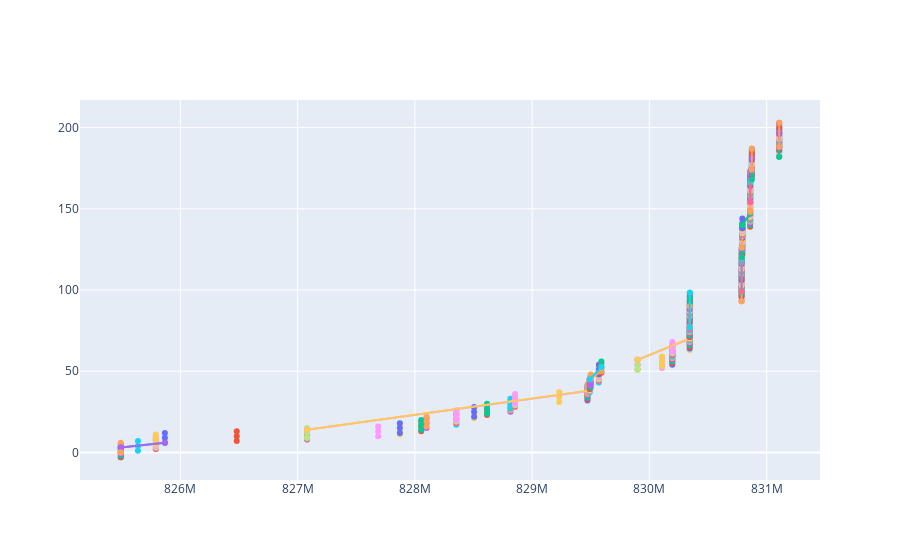

This figure's notebook cell:
### Code cell
print(len(PLR(data, 3, show=True)))

### Figure 1 — Plotly figure (JSON) as saved in the notebook; plotly's stock layout.template omitted (floating-point values rounded to 4 significant figures)
{"data": [{"name": "", "showlegend": false, "type": "scatter", "x": [825491677, 825491677, 825491677], "y": [3, 0, -3]}, {"name": "", "showlegend": false, "type": "scatter", "x": [825491677, 825491677, 825491677], "y": [3, 0, -3]}, {"name": "", "showlegend": false, "type": "scatter", "x": [825491678, 825491678, 825491678], "y": [4, 1, -2]}, {"name": "", "showlegend": false, "type": "scatter", "x": [825491679, 825491679, 825491679], "y": [5, 2, -1]}, {"name": "", "showlegend": false, "type": "scatter", "x": [825491680, 825491680, 825491680], "y": [6, 3, 0]}, {"name": "", "showlegend": false, "type": "scatter", "x": [825638400, 825638400, 825638400], "y": [7, 4, 1]}, {"name": "", "showlegend": false, "type": "scatter", "x": [825789867, 825789867, 825789867], "y": [8, 5, 2]}, {"name": "", "showlegend": false, "type": "scatter", "x": [825789868, 825789868, 825789868], "y": [9, 6, 3]}, {"name": "", "showlegend": false, "type": "scatter", "x": [825790158, 825790158, 825790158], "y": [10, 7, 4]}, {"name": "", "showlegend": false, "type": "scatter", "x": [825790159, 825790159, 825790159], "y": [11, 8, 5]}, {"name": "", "showlegend": false, "type": "scatter", "x": [825868150, 825868150, 825868150], "y": [12, 9, 6]}, {"name": "", "showlegend": false, "type": "scatter", "x": [826480743, 826480743, 826480743], "y": [13, 10, 7]}, {"name": "p", "showlegend": false, "type": "scatter", "x": [825868150, 825491677], "y": [6, 3]}, {"name": "p", "showlegend": false, "type": "scatter", "x": [825491677, 825868150], "y": [3, 6]}, {"name": "spline", "showlegend": false, "type": "scatter", "x": [825491677, 825491677], "y": [0, 0]}, {"name": "", "showlegend": false, "type": "scatter", "x": [827080649, 827080649, 827080649], "y": [14, 11, 8]}, {"name": "", "showlegend": false, "type": "scatter", "x": [827080649, 827080649, 827080649], "y": [14, 11, 8]}, {"name": "", "showlegend": false, "type": "scatter", "x": [827080793, 827080793, 827080793], "y": [15, 12, 9]}, {"name": "", "showlegend": false, "type": "scatter", "x": [827686793, 827686793, 827686793], "y": [16, 13, 10]}, {"name": "", "showlegend": false, "type": "scatter", "x": [827871847, 827871847, 827871847], "y": [17, 14, 11]}, {"name": "", "showlegend": false, "type": "scatter", "x": [827871848, 827871848, 827871848], "y": [18, 15, 12]}, {"name": "", "showlegend": false, "type": "scatter", "x": [828053910, 828053910, 828053910], "y": [19, 16, 13]}, {"name": "", "showlegend": false, "type": "scatter", "x": [828053911, 828053911, 828053911], "y": [20, 17, 14]}, {"name": "", "showlegend": false, "type": "scatter", "x": [828099331, 828099331, 828099331], "y": [21, 18, 15]}, {"name": "", "showlegend": false, "type": "scatter", "x": [828099332, 828099332, 828099332], "y": [22, 19, 16]}, {"name": "", "showlegend": false, "type": "scatter", "x": [828353385, 828353385, 828353385], "y": [23, 20, 17]}, {"name": "", "showlegend": false, "type": "scatter", "x": [828353507, 828353507, 828353507], "y": [24, 21, 18]}, {"name": "", "showlegend": false, "type": "scatter", "x": [828353508, 828353508, 828353508], "y": [25, 22, 19]}, {"name": "", "showlegend": false, "type": "scatter", "x": [828354911, 828354911, 828354911], "y": [26, 23, 20]}, {"name": "", "showlegend": false, "type": "scatter", "x": [828505086, 828505086, 828505086], "y": [27, 24, 21]}, {"name": "", "showlegend": false, "type": "scatter", "x": [828505316, 828505316, 828505316], "y": [28, 25, 22]}, {"name": "", "showlegend": false, "type": "scatter", "x": [828615281, 828615281, 828615281], "y": [29, 26, 23]}, {"name": "", "showlegend": false, "type": "scatter", "x": [828615653, 828615653, 828615653], "y": [30, 27, 24]}, {"name": "", "showlegend": false, "type": "scatter", "x": [828814755, 828814755, 828814755], "y": [31, 28, 25]}, {"name": "", "showlegend": false, "type": "scatter", "x": [828814756, 828814756, 828814756], "y": [32, 29, 26]}, {"name": "", "showlegend": false, "type": "scatter", "x": [828814904, 828814904, 828814904], "y": [33, 30, 27]}, {"name": "", "showlegend": false, "type": "scatter", "x": [828854214, 828854214, 828854214], "y": [34, 31, 28]}, {"name": "", "showlegend": false, "type": "scatter", "x": [828854636, 828854636, 828854636], "y": [35, 32, 29]}, {"name": "", "showlegend": false, "type": "scatter", "x": [828854637, 828854637, 828854637], "y": [36, 33, 30]}, {"name": "", "showlegend": false, "type": "scatter", "x": [829231305, 829231305, 829231305], "y": [37, 34, 31]}, {"name": "", "showlegend": false, "type": "scatter", "x": [829471719, 829471719, 829471719], "y": [38, 35, 32]}, {"name": "", "showlegend": false, "type": "scatter", "x": [829471720, 829471720, 829471720], "y": [39, 36, 33]}, {"name": "", "showlegend": false, "type": "scatter", "x": [829471721, 829471721, 829471721], "y": [40, 37, 34]}, {"name": "", "showlegend": false, "type": "scatter", "x": [829471722, 829471722, 829471722], "y": [41, 38, 35]}, {"name": "", "showlegend": false, "type": "scatter", "x": [829471925, 829471925, 829471925], "y": [42, 39, 36]}, {"name": "", "showlegend": false, "type": "scatter", "x": [829491023, 829491023, 829491023], "y": [43, 40, 37]}, {"name": "", "showlegend": false, "type": "scatter", "x": [829491024, 829491024, 829491024], "y": [44, 41, 38]}, {"name": "p", "showlegend": false, "type": "scatter", "x": [827080793, 827080649], "y": [9, 14]}, {"name": "p", "showlegend": false, "type": "scatter", "x": [827080649, 829491024], "y": [14, 38]}, {"name": "spline", "showlegend": false, "type": "scatter", "x": [827080649, 829491024], "y": [14, 38.19]}, {"name": "", "showlegend": false, "type": "scatter", "x": [829491025, 829491025, 829491025], "y": [45, 42, 39]}, {"name": "", "showlegend": false, "type": "scatter", "x": [829491025, 829491025, 829491025], "y": [45, 42, 39]}, {"name": "", "showlegend": false, "type": "scatter", "x": [829499221, 829499221, 829499221], "y": [46, 43, 40]}, {"name": "", "showlegend": false, "type": "scatter", "x": [829499222, 829499222, 829499222], "y": [47, 44, 41]}, {"name": "", "showlegend": false, "type": "scatter", "x": [829499223, 829499223, 829499223], "y": [48, 45, 42]}, {"name": "", "showlegend": false, "type": "scatter", "x": [829568379, 829568379, 829568379], "y": [49, 46, 43]}, {"name": "", "showlegend": false, "type": "scatter", "x": [829568380, 829568380, 829568380], "y": [50, 47, 44]}, {"name": "", "showlegend": false, "type": "scatter", "x": [829569166, 829569166, 829569166], "y": [51, 48, 45]}, {"name": "", "showlegend": false, "type": "scatter", "x": [829569167, 829569167, 829569167], "y": [52, 49, 46]}, {"name": "", "showlegend": false, "type": "scatter", "x": [829569168, 829569168, 829569168], "y": [53, 50, 47]}, {"name": "", "showlegend": false, "type": "scatter", "x": [829569169, 829569169, 829569169], "y": [54, 51, 48]}, {"name": "", "showlegend": false, "type": "scatter", "x": [829590394, 829590394, 829590394], "y": [55, 52, 49]}, {"name": "", "showlegend": false, "type": "scatter", "x": [829590395, 829590395, 829590395], "y": [56, 53, 50]}, {"name": "p", "showlegend": false, "type": "scatter", "x": [829499223, 829491025], "y": [42, 45]}, {"name": "p", "showlegend": false, "type": "scatter", "x": [829491025, 829590395], "y": [45, 50]}, {"name": "spline", "showlegend": false, "type": "scatter", "x": [829491025, 829590395], "y": [45, 52.53]}, {"name": "", "showlegend": false, "type": "scatter", "x": [829898836, 829898836, 829898836], "y": [57, 54, 51]}, {"name": "", "showlegend": false, "type": "scatter", "x": [829898836, 829898836, 829898836], "y": [57, 54, 51]}, {"name": "", "showlegend": false, "type": "scatter", "x": [830106888, 830106888, 830106888], "y": [58, 55, 52]}, {"name": "", "showlegend": false, "type": "scatter", "x": [830107192, 830107192, 830107192], "y": [59, 56, 53]}, {"name": "", "showlegend": false, "type": "scatter", "x": [830195231, 830195231, 830195231], "y": [60, 57, 54]}, {"name": "", "showlegend": false, "type": "scatter", "x": [830195278, 830195278, 830195278], "y": [61, 58, 55]}, {"name": "", "showlegend": false, "type": "scatter", "x": [830195310, 830195310, 830195310], "y": [62, 59, 56]}, {"name": "", "showlegend": false, "type": "scatter", "x": [830195337, 830195337, 830195337], "y": [63, 60, 57]}, {"name": "", "showlegend": false, "type": "scatter", "x": [830195373, 830195373, 830195373], "y": [64, 61, 58]}, {"name": "", "showlegend": false, "type": "scatter", "x": [830195404, 830195404, 830195404], "y": [65, 62, 59]}, {"name": "", "showlegend": false, "type": "scatter", "x": [830195419, 830195419, 830195419], "y": [66, 63, 60]}, {"name": "", "showlegend": false, "type": "scatter", "x": [830195503, 830195503, 830195503], "y": [67, 64, 61]}, {"name": "", "showlegend": false, "type": "scatter", "x": [830195718, 830195718, 830195718], "y": [68, 65, 62]}, {"name": "", "showlegend": false, "type": "scatter", "x": [830343492, 830343492, 830343492], "y": [69, 66, 63]}, {"name": "", "showlegend": false, "type": "scatter", "x": [830343530, 830343530, 830343530], "y": [70, 67, 64]}, {"name": "", "showlegend": false, "type": "scatter", "x": [830343531, 830343531, 830343531], "y": [71, 68, 65]}, {"name": "", "showlegend": false, "type": "scatter", "x": [830343561, 830343561, 830343561], "y": [72, 69, 66]}, {"name": "", "showlegend": false, "type": "scatter", "x": [830343588, 830343588, 830343588], "y": [73, 70, 67]}, {"name": "", "showlegend": false, "type": "scatter", "x": [830343622, 830343622, 830343622], "y": [74, 71, 68]}, {"name": "", "showlegend": false, "type": "scatter", "x": [830343671, 830343671, 830343671], "y": [75, 72, 69]}, {"name": "", "showlegend": false, "type": "scatter", "x": [830343705, 830343705, 830343705], "y": [76, 73, 70]}, {"name": "p", "showlegend": false, "type": "scatter", "x": [829898836, 829898836], "y": [51, 57]}, {"name": "p", "showlegend": false, "type": "scatter", "x": [829898836, 830343705], "y": [57, 70]}, {"name": "spline", "showlegend": false, "type": "scatter", "x": [829898836, 830343705], "y": [57, 70.25]}, {"name": "", "showlegend": false, "type": "scatter", "x": [830343706, 830343706, 830343706], "y": [77, 74, 71]}, {"name": "", "showlegend": false, "type": "scatter", "x": [830343706, 830343706, 830343706], "y": [77, 74, 71]}, {"name": "", "showlegend": false, "type": "scatter", "x": [830343730, 830343730, 830343730], "y": [78, 75, 72]}, {"name": "", "showlegend": false, "type": "scatter", "x": [830343754, 830343754, 830343754], "y": [79, 76, 73]}, {"name": "", "showlegend": false, "type": "scatter", "x": [830343774, 830343774, 830343774], "y": [80, 77, 74]}, {"name": "", "showlegend": false, "type": "scatter", "x": [830343799, 830343799, 830343799], "y": [81, 78, 75]}, {"name": "", "showlegend": false, "type": "scatter", "x": [830343841, 830343841, 830343841], "y": [82, 79, 76]}, {"name": "", "showlegend": false, "type": "scatter", "x": [830343863, 830343863, 830343863], "y": [83, 80, 77]}, {"name": "", "showlegend": false, "type": "scatter", "x": [830343884, 830343884, 830343884], "y": [84, 81, 78]}, {"name": "", "showlegend": false, "type": "scatter", "x": [830343992, 830343992, 830343992], "y": [85, 82, 79]}, {"name": "", "showlegend": false, "type": "scatter", "x": [830344015, 830344015, 830344015], "y": [86, 83, 80]}, {"name": "", "showlegend": false, "type": "scatter", "x": [830344039, 830344039, 830344039], "y": [87, 84, 81]}, {"name": "", "showlegend": false, "type": "scatter", "x": [830344064, 830344064, 830344064], "y": [88, 85, 82]}, {"name": "", "showlegend": false, "type": "scatter", "x": [830344131, 830344131, 830344131], "y": [89, 86, 83]}, {"name": "", "showlegend": false, "type": "scatter", "x": [830344158, 830344158, 830344158], "y": [90, 87, 84]}, {"name": "", "showlegend": false, "type": "scatter", "x": [830344183, 830344183, 830344183], "y": [91, 88, 85]}, {"name": "", "showlegend": false, "type": "scatter", "x": [830344210, 830344210, 830344210], "y": [92, 89, 86]}, {"name": "", "showlegend": false, "type": "scatter", "x": [830344240, 830344240, 830344240], "y": [93, 90, 87]}, {"name": "", "showlegend": false, "type": "scatter", "x": [830344267, 830344267, 830344267], "y": [94, 91, 88]}, {"name": "", "showlegend": false, "type": "scatter", "x": [830344320, 830344320, 830344320], "y": [95, 92, 89]}, {"name": "", "showlegend": false, "type": "scatter", "x": [830344364, 830344364, 830344364], "y": [96, 93, 90]}, {"name": "", "showlegend": false, "type": "scatter", "x": [830344514, 830344514, 830344514], "y": [97, 94, 91]}, {"name": "", "showlegend": false, "type": "scatter", "x": [830344669, 830344669, 830344669], "y": [98, 95, 92]}, {"name": "p", "showlegend": false, "type": "scatter", "x": [830344267, 830343706], "y": [88, 77]}, {"name": "p", "showlegend": false, "type": "scatter", "x": [830343706, 830344364], "y": [77, 90]}, {"name": "spline", "showlegend": false, "type": "scatter", "x": [830343706, 830344669], "y": [77, 98.49]}, {"name": "", "showlegend": false, "type": "scatter", "x": [830786155, 830786155, 830786155], "y": [99, 96, 93]}, {"name": "", "showlegend": false, "type": "scatter", "x": [830786155, 830786155, 830786155], "y": [99, 96, 93]}, {"name": "", "showlegend": false, "type": "scatter", "x": [830786193, 830786193, 830786193], "y": [100, 97, 94]}, {"name": "", "showlegend": false, "type": "scatter", "x": [830786221, 830786221, 830786221], "y": [101, 98, 95]}, {"name": "", "showlegend": false, "type": "scatter", "x": [830786244, 830786244, 830786244], "y": [102, 99, 96]}, {"name": "", "showlegend": false, "type": "scatter", "x": [830786263, 830786263, 830786263], "y": [103, 100, 97]}, {"name": "", "showlegend": false, "type": "scatter", "x": [830786277, 830786277, 830786277], "y": [104, 101, 98]}, {"name": "", "showlegend": false, "type": "scatter", "x": [830786317, 830786317, 830786317], "y": [105, 102, 99]}, {"name": "", "showlegend": false, "type": "scatter", "x": [830786345, 830786345, 830786345], "y": [106, 103, 100]}, {"name": "", "showlegend": false, "type": "scatter", "x": [830786363, 830786363, 830786363], "y": [107, 104, 101]}, {"name": "", "showlegend": false, "type": "scatter", "x": [830786380, 830786380, 830786380], "y": [108, 105, 102]}, {"name": "", "showlegend": false, "type": "scatter", "x": [830786394, 830786394, 830786394], "y": [109, 106, 103]}, {"name": "", "showlegend": false, "type": "scatter", "x": [830786409, 830786409, 830786409], "y": [110, 107, 104]}, {"name": "", "showlegend": false, "type": "scatter", "x": [830786425, 830786425, 830786425], "y": [111, 108, 105]}, {"name": "", "showlegend": false, "type": "scatter", "x": [830786478, 830786478, 830786478], "y": [112, 109, 106]}, {"name": "", "showlegend": false, "type": "scatter", "x": [830786491, 830786491, 830786491], "y": [113, 110, 107]}, {"name": "", "showlegend": false, "type": "scatter", "x": [830786530, 830786530, 830786530], "y": [114, 111, 108]}, {"name": "", "showlegend": false, "type": "scatter", "x": [830786541, 830786541, 830786541], "y": [115, 112, 109]}, {"name": "", "showlegend": false, "type": "scatter", "x": [830786569, 830786569, 830786569], "y": [116, 113, 110]}, {"name": "", "showlegend": false, "type": "scatter", "x": [830786608, 830786608, 830786608], "y": [117, 114, 111]}, {"name": "", "showlegend": false, "type": "scatter", "x": [830786631, 830786631, 830786631], "y": [118, 115, 112]}, {"name": "", "showlegend": false, "type": "scatter", "x": [830786640, 830786640, 830786640], "y": [119, 116, 113]}, {"name": "", "showlegend": false, "type": "scatter", "x": [830786657, 830786657, 830786657], "y": [120, 117, 114]}, {"name": "", "showlegend": false, "type": "scatter", "x": [830786668, 830786668, 830786668], "y": [121, 118, 115]}, {"name": "", "showlegend": false, "type": "scatter", "x": [830786700, 830786700, 830786700], "y": [122, 119, 116]}, {"name": "", "showlegend": false, "type": "scatter", "x": [830786711, 830786711, 830786711], "y": [123, 120, 117]}, {"name": "", "showlegend": false, "type": "scatter", "x": [830786765, 830786765, 830786765], "y": [124, 121, 118]}, {"name": "", "showlegend": false, "type": "scatter", "x": [830786777, 830786777, 830786777], "y": [125, 122, 119]}, {"name": "p", "showlegend": false, "type": "scatter", "x": [830786155, 830786155], "y": [93, 99]}, {"name": "p", "showlegend": false, "type": "scatter", "x": [830786155, 830786711], "y": [99, 117]}, {"name": "spline", "showlegend": false, "type": "scatter", "x": [830786155, 830786777], "y": [99, 124.9]}, {"name": "", "showlegend": false, "type": "scatter", "x": [830788219, 830788219, 830788219], "y": [126, 123, 120]}, {"name": "", "showlegend": false, "type": "scatter", "x": [830788219, 830788219, 830788219], "y": [126, 123, 120]}, {"name": "", "showlegend": false, "type": "scatter", "x": [830792076, 830792076, 830792076], "y": [127, 124, 121]}, {"name": "", "showlegend": false, "type": "scatter", "x": [830792105, 830792105, 830792105], "y": [128, 125, 122]}, {"name": "", "showlegend": false, "type": "scatter", "x": [830792123, 830792123, 830792123], "y": [129, 126, 123]}, {"name": "", "showlegend": false, "type": "scatter", "x": [830792139, 830792139, 830792139], "y": [130, 127, 124]}, {"name": "", "showlegend": false, "type": "scatter", "x": [830792163, 830792163, 830792163], "y": [131, 128, 125]}, {"name": "", "showlegend": false, "type": "scatter", "x": [830792179, 830792179, 830792179], "y": [132, 129, 126]}, {"name": "", "showlegend": false, "type": "scatter", "x": [830792201, 830792201, 830792201], "y": [133, 130, 127]}, {"name": "", "showlegend": false, "type": "scatter", "x": [830792223, 830792223, 830792223], "y": [134, 131, 128]}, {"name": "", "showlegend": false, "type": "scatter", "x": [830792259, 830792259, 830792259], "y": [135, 132, 129]}, {"name": "", "showlegend": false, "type": "scatter", "x": [830792304, 830792304, 830792304], "y": [136, 133, 130]}, {"name": "", "showlegend": false, "type": "scatter", "x": [830792349, 830792349, 830792349], "y": [137, 134, 131]}, {"name": "", "showlegend": false, "type": "scatter", "x": [830792363, 830792363, 830792363], "y": [138, 135, 132]}, {"name": "", "showlegend": false, "type": "scatter", "x": [830792397, 830792397, 830792397], "y": [139, 136, 133]}, {"name": "p", "showlegend": false, "type": "scatter", "x": [830788219, 830788219], "y": [120, 126]}, {"name": "p", "showlegend": false, "type": "scatter", "x": [830788219, 830792397], "y": [126, 133]}, {"name": "spline", "showlegend": false, "type": "scatter", "x": [830788219, 830792397], "y": [126, 133.3]}, {"name": "", "showlegend": false, "type": "scatter", "x": [830792415, 830792415, 830792415], "y": [140, 137, 134]}, {"name": "", "showlegend": false, "type": "scatter", "x": [830792415, 830792415, 830792415], "y": [140, 137, 134]}, {"name": "", "showlegend": false, "type": "scatter", "x": [830792428, 830792428, 830792428], "y": [141, 138, 135]}, {"name": "", "showlegend": false, "type": "scatter", "x": [830792475, 830792475, 830792475], "y": [142, 139, 136]}, {"name": "", "showlegend": false, "type": "scatter", "x": [830792621, 830792621, 830792621], "y": [143, 140, 137]}, {"name": "", "showlegend": false, "type": "scatter", "x": [830792871, 830792871, 830792871], "y": [144, 141, 138]}, {"name": "", "showlegend": false, "type": "scatter", "x": [830859270, 830859270, 830859270], "y": [145, 142, 139]}, {"name": "", "showlegend": false, "type": "scatter", "x": [830859308, 830859308, 830859308], "y": [146, 143, 140]}, {"name": "", "showlegend": false, "type": "scatter", "x": [830859339, 830859339, 830859339], "y": [147, 144, 141]}, {"name": "", "showlegend": false, "type": "scatter", "x": [830859399, 830859399, 830859399], "y": [148, 145, 142]}, {"name": "", "showlegend": false, "type": "scatter", "x": [830859400, 830859400, 830859400], "y": [149, 146, 143]}, {"name": "", "showlegend": false, "type": "scatter", "x": [830859437, 830859437, 830859437], "y": [150, 147, 144]}, {"name": "", "showlegend": false, "type": "scatter", "x": [830859465, 830859465, 830859465], "y": [151, 148, 145]}, {"name": "", "showlegend": false, "type": "scatter", "x": [830859487, 830859487, 830859487], "y": [152, 149, 146]}, {"name": "", "showlegend": false, "type": "scatter", "x": [830859515, 830859515, 830859515], "y": [153, 150, 147]}, {"name": "p", "showlegend": false, "type": "scatter", "x": [830792871, 830792415], "y": [138, 140]}, {"name": "p", "showlegend": false, "type": "scatter", "x": [830792415, 830859515], "y": [140, 147]}, {"name": "spline", "showlegend": false, "type": "scatter", "x": [830792415, 830859515], "y": [140, 147.0]}, {"name": "", "showlegend": false, "type": "scatter", "x": [830859542, 830859542, 830859542], "y": [154, 151, 148]}, {"name": "", "showlegend": false, "type": "scatter", "x": [830859542, 830859542, 830859542], "y": [154, 151, 148]}, {"name": "", "showlegend": false, "type": "scatter", "x": [830859567, 830859567, 830859567], "y": [155, 152, 149]}, {"name": "", "showlegend": false, "type": "scatter", "x": [830859640, 830859640, 830859640], "y": [156, 153, 150]}, {"name": "", "showlegend": false, "type": "scatter", "x": [830859663, 830859663, 830859663], "y": [157, 154, 151]}, {"name": "", "showlegend": false, "type": "scatter", "x": [830859690, 830859690, 830859690], "y": [158, 155, 152]}, {"name": "", "showlegend": false, "type": "scatter", "x": [830859723, 830859723, 830859723], "y": [159, 156, 153]}, {"name": "", "showlegend": false, "type": "scatter", "x": [830859756, 830859756, 830859756], "y": [160, 157, 154]}, {"name": "", "showlegend": false, "type": "scatter", "x": [830859786, 830859786, 830859786], "y": [161, 158, 155]}, {"name": "", "showlegend": false, "type": "scatter", "x": [830859824, 830859824, 830859824], "y": [162, 159, 156]}, {"name": "", "showlegend": false, "type": "scatter", "x": [830859851, 830859851, 830859851], "y": [163, 160, 157]}, {"name": "", "showlegend": false, "type": "scatter", "x": [830859871, 830859871, 830859871], "y": [164, 161, 158]}, {"name": "", "showlegend": false, "type": "scatter", "x": [830859890, 830859890, 830859890], "y": [165, 162, 159]}, {"name": "", "showlegend": false, "type": "scatter", "x": [830859957, 830859957, 830859957], "y": [166, 163, 160]}, {"name": "", "showlegend": false, "type": "scatter", "x": [830860000, 830860000, 830860000], "y": [167, 164, 161]}, {"name": "", "showlegend": false, "type": "scatter", "x": [830860029, 830860029, 830860029], "y": [168, 165, 162]}, {"name": "", "showlegend": false, "type": "scatter", "x": [830860077, 830860077, 830860077], "y": [169, 166, 163]}, {"name": "", "showlegend": false, "type": "scatter", "x": [830860115, 830860115, 830860115], "y": [170, 167, 164]}, {"name": "", "showlegend": false, "type": "scatter", "x": [830860144, 830860144, 830860144], "y": [171, 168, 165]}, {"name": "", "showlegend": false, "type": "scatter", "x": [830860184, 830860184, 830860184], "y": [172, 169, 166]}, {"name": "", "showlegend": false, "type": "scatter", "x": [830860271, 830860271, 830860271], "y": [173, 170, 167]}, {"name": "p", "showlegend": false, "type": "scatter", "x": [830859567, 830859542], "y": [149, 154]}, {"name": "p", "showlegend": false, "type": "scatter", "x": [830859542, 830860184], "y": [154, 166]}, {"name": "spline", "showlegend": false, "type": "scatter", "x": [830859542, 830860271], "y": [154, 173.2]}, {"name": "", "showlegend": false, "type": "scatter", "x": [830873085, 830873085, 830873085], "y": [174, 171, 168]}, {"name": "", "showlegend": false, "type": "scatter", "x": [830873085, 830873085, 830873085], "y": [174, 171, 168]}, {"name": "", "showlegend": false, "type": "scatter", "x": [830873117, 830873117, 830873117], "y": [175, 172, 169]}, {"name": "", "showlegend": false, "type": "scatter", "x": [830873139, 830873139, 830873139], "y": [176, 173, 170]}, {"name": "", "showlegend": false, "type": "scatter", "x": [830873162, 830873162, 830873162], "y": [177, 174, 171]}, {"name": "", "showlegend": false, "type": "scatter", "x": [830873182, 830873182, 830873182], "y": [178, 175, 172]}, {"name": "", "showlegend": false, "type": "scatter", "x": [830873214, 830873214, 830873214], "y": [179, 176, 173]}, {"name": "", "showlegend": false, "type": "scatter", "x": [830873254, 830873254, 830873254], "y": [180, 177, 174]}, {"name": "", "showlegend": false, "type": "scatter", "x": [830873280, 830873280, 830873280], "y": [181, 178, 175]}, {"name": "", "showlegend": false, "type": "scatter", "x": [830873320, 830873320, 830873320], "y": [182, 179, 176]}, {"name": "", "showlegend": false, "type": "scatter", "x": [830873338, 830873338, 830873338], "y": [183, 180, 177]}, {"name": "", "showlegend": false, "type": "scatter", "x": [830873354, 830873354, 830873354], "y": [184, 181, 178]}, {"name": "", "showlegend": false, "type": "scatter", "x": [830873446, 830873446, 830873446], "y": [185, 182, 179]}, {"name": "", "showlegend": false, "type": "scatter", "x": [830873482, 830873482, 830873482], "y": [186, 183, 180]}, {"name": "", "showlegend": false, "type": "scatter", "x": [830873502, 830873502, 830873502], "y": [187, 184, 181]}, {"name": "p", "showlegend": false, "type": "scatter", "x": [830873085, 830873085], "y": [168, 174]}, {"name": "p", "showlegend": false, "type": "scatter", "x": [830873085, 830873502], "y": [174, 181]}, {"name": "spline", "showlegend": false, "type": "scatter", "x": [830873085, 830873502], "y": [174, 187.0]}, {"name": "", "showlegend": false, "type": "scatter", "x": [831107043, 831107043, 831107043], "y": [188, 185, 182]}, {"name": "", "showlegend": false, "type": "scatter", "x": [831107043, 831107043, 831107043], "y": [188, 185, 182]}, {"name": "", "showlegend": false, "type": "scatter", "x": [831107071, 831107071, 831107071], "y": [189, 186, 183]}, {"name": "", "showlegend": false, "type": "scatter", "x": [831107095, 831107095, 831107095], "y": [190, 187, 184]}, {"name": "", "showlegend": false, "type": "scatter", "x": [831107117, 831107117, 831107117], "y": [191, 188, 185]}, {"name": "", "showlegend": false, "type": "scatter", "x": [831107141, 831107141, 831107141], "y": [192, 189, 186]}, {"name": "", "showlegend": false, "type": "scatter", "x": [831107154, 831107154, 831107154], "y": [193, 190, 187]}, {"name": "", "showlegend": false, "type": "scatter", "x": [831107170, 831107170, 831107170], "y": [194, 191, 188]}, {"name": "", "showlegend": false, "type": "scatter", "x": [831107187, 831107187, 831107187], "y": [195, 192, 189]}, {"name": "", "showlegend": false, "type": "scatter", "x": [831107208, 831107208, 831107208], "y": [196, 193, 190]}, {"name": "", "showlegend": false, "type": "scatter", "x": [831107228, 831107228, 831107228], "y": [197, 194, 191]}, {"name": "", "showlegend": false, "type": "scatter", "x": [831107245, 831107245, 831107245], "y": [198, 195, 192]}, {"name": "", "showlegend": false, "type": "scatter", "x": [831107260, 831107260, 831107260], "y": [199, 196, 193]}, {"name": "", "showlegend": false, "type": "scatter", "x": [831107311, 831107311, 831107311], "y": [200, 197, 194]}, {"name": "", "showlegend": false, "type": "scatter", "x": [831107326, 831107326, 831107326], "y": [201, 198, 195]}, {"name": "", "showlegend": false, "type": "scatter", "x": [831107339, 831107339, 831107339], "y": [202, 199, 196]}, {"name": "", "showlegend": false, "type": "scatter", "x": [831107366, 831107366, 831107366], "y": [203, 200, 197]}, {"name": "p", "showlegend": false, "type": "scatter", "x": [831107043, 831107043], "y": [182, 188]}, {"name": "p", "showlegend": false, "type": "scatter", "x": [831107043, 831107366], "y": [188, 197]}, {"name": "spline", "showlegend": false, "type": "scatter", "x": [831107043, 831107366], "y": [188, 203]}], "layout": {}}
